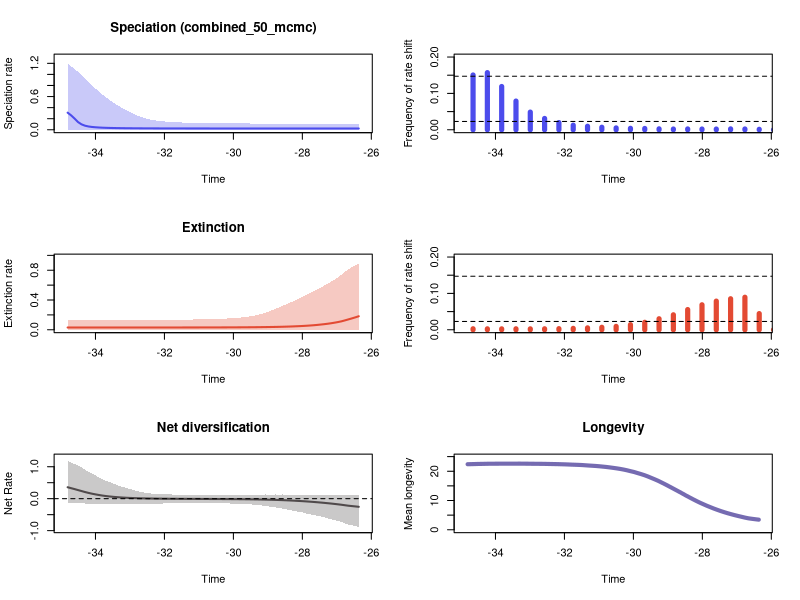

This chart was generated by the following R code:


pdf(file='nimr_eu/RTT_plots.pdf',width=10, height=15)
par(mfrow=c(3,2))
library(scales)

time=c(-26.36371828235294, -26.464234847058826,-26.564751411764703,-26.665267976470588,-26.765784541176473,-26.86630110588235,-26.966817670588235,-27.06733423529412,-27.167850799999997,-27.26836736470588,-27.368883929411766,-27.46940049411765,-27.569917058823528,-27.670433623529412,-27.770950188235297,-27.871466752941174,-27.97198331764706,-28.072499882352943,-28.17301644705882,-28.273533011764705,-28.37404957647059,-28.474566141176467,-28.57508270588235,-28.675599270588236,-28.77611583529412,-28.8766324,-28.977148964705883,-29.077665529411767,-29.178182094117645,-29.27869865882353,-29.379215223529414,-29.47973178823529,-29.580248352941176,-29.68076491764706,-29.781281482352938,-29.881798047058822,-29.982314611764707,-30.08283117647059,-30.18334774117647,-30.283864305882354,-30.384380870588238,-30.484897435294116,-30.585414,-30.685930564705885,-30.786447129411762,-30.886963694117647,-30.98748025882353,-31.08799682352941,-31.188513388235293,-31.289029952941178,-31.389546517647062,-31.49006308235294,-31.590579647058824,-31.69109621176471,-31.791612776470586,-31.89212934117647,-31.992645905882355,-32.09316247058823,-32.19367903529412,-32.2941956,-32.39471216470588,-32.495228729411764,-32.59574529411765,-32.696261858823526,-32.79677842352941,-32.897294988235295,-32.99781155294117,-33.09832811764706,-33.19884468235294,-33.299361247058826,-33.3998778117647,-33.50039437647059,-33.60091094117647,-33.70142750588235,-33.801944070588235,-33.90246063529412,-34.0029772,-34.10349376470588,-34.204010329411766,-34.30452689411764,-34.40504345882353,-34.50556002352941,-34.6060765882353,-34.706593152941174,-34.80710971764706)
rate=c(0.023158612732199997, 0.0231544315812,0.023139346009900003,0.023133092646350002,0.02313170423755,0.02312089675365,0.023120105804,0.02311714167645,0.0231092172261,0.02310722243465,0.0231042285624,0.0231005124249,0.02309946146755,0.0230975423315,0.023096158855700002,0.023094421787249998,0.023094588811400002,0.023093594402950002,0.023089911457199998,0.023089715310650002,0.023087049624200003,0.023094421787249998,0.02309674397685,0.0230977433404,0.023105542331950002,0.023105722718000002,0.02310793812255,0.02311714167645,0.0231202637944,0.0231262343367,0.0231521818255,0.0231662935033,0.02317356462125,0.023182676527799997,0.02320386844255,0.0232172044728,0.0232251570266,0.0232422531496,0.02325595394945,0.023276278293,0.023305346029,0.0233341325371,0.0233632361947,0.0234009483919,0.02343389837505,0.023477677890349997,0.0235166591293,0.023558298499999998,0.02360648078885,0.023674127479200002,0.02374600485055,0.02383783176075,0.023931436580700002,0.0240117528203,0.02410997908625,0.0242117120716,0.024332838732799997,0.0244844919452,0.02464404170325,0.024828629288249998,0.025052163705350003,0.0253212751255,0.02559613666565,0.0259530146542,0.02636532818175,0.0267973183509,0.02730498549425,0.027897157169,0.0286510027775,0.02951083166315,0.03056643832075,0.03185108449575,0.03333399926755,0.03523029189065,0.03758916148,0.0408689517121,0.0452379657276,0.0509091019062,0.059619284980099996,0.07381742098710001,0.0982700821169,0.139013072223,0.20221951857050002,0.260637877199,0.309111999925)
minHPD=c(6.37769630002e-07, 6.37769630002e-07,6.37769630002e-07,6.37769630002e-07,6.37769630002e-07,6.37769630002e-07,6.37769630002e-07,6.37769630002e-07,6.37769630002e-07,6.37769630002e-07,6.37769630002e-07,6.37769630002e-07,6.37769630002e-07,6.37769630002e-07,6.37769630002e-07,6.37769630002e-07,6.37769630002e-07,6.37769630002e-07,6.37769630002e-07,6.37769630002e-07,6.37769630002e-07,6.37769630002e-07,6.37769630002e-07,6.37769630002e-07,6.37769630002e-07,6.37769630002e-07,6.37769630002e-07,6.37769630002e-07,6.37769630002e-07,6.37769630002e-07,6.37769630002e-07,6.37769630002e-07,6.37769630002e-07,6.37769630002e-07,6.37769630002e-07,6.37769630002e-07,6.37769630002e-07,6.37769630002e-07,6.37769630002e-07,6.37769630002e-07,6.37769630002e-07,6.37769630002e-07,6.37769630002e-07,6.37769630002e-07,6.37769630002e-07,6.37769630002e-07,6.37769630002e-07,6.37769630002e-07,6.37769630002e-07,6.37769630002e-07,6.37769630002e-07,6.37769630002e-07,6.37769630002e-07,6.37769630002e-07,6.37769630002e-07,6.37769630002e-07,6.37769630002e-07,6.37769630002e-07,6.37769630002e-07,6.37769630002e-07,6.37769630002e-07,6.37769630002e-07,6.37769630002e-07,6.37769630002e-07,6.37769630002e-07,6.37769630002e-07,6.37769630002e-07,6.37769630002e-07,6.37769630002e-07,6.37769630002e-07,6.37769630002e-07,6.37769630002e-07,6.37769630002e-07,6.37769630002e-07,6.37769630002e-07,6.37769630002e-07,6.37769630002e-07,6.37769630002e-07,6.37769630002e-07,6.37769630002e-07,6.37769630002e-07,6.37769630002e-07,6.37769630002e-07,6.37769630002e-07,6.37769630002e-07)
maxHPD=c(0.112325427017, 0.11224319784,0.11206448331,0.111942849802,0.111939178051,0.111837580339,0.11175676624,0.111744036625,0.111692959276,0.111620121965,0.111577385867,0.111600074092,0.11159402916,0.11155519933,0.111561245882,0.111554034519,0.111540270995,0.111544549687,0.111544549687,0.111544549687,0.11155519933,0.111582173544,0.111650257318,0.111795505625,0.111941052483,0.112023846822,0.112147315737,0.112387599254,0.112512127873,0.112730039294,0.1130194099,0.113247415182,0.113576149398,0.113994804432,0.114422861442,0.114863801647,0.115192680361,0.115676407493,0.11612862495,0.116554162173,0.117117540729,0.117683508565,0.11851181458,0.11938472607,0.120305455388,0.121401471362,0.122926934821,0.124243074389,0.125913328728,0.127658041812,0.129377918495,0.131680531884,0.134548236714,0.137712056804,0.140895280091,0.144965418625,0.149879169223,0.155749984877,0.163210782627,0.171012215867,0.182927284906,0.196853560104,0.213264379315,0.235495948405,0.261671805302,0.291040758242,0.319235517587,0.351935085573,0.384718790552,0.421460402077,0.458347192928,0.499646734545,0.543634624753,0.587857276915,0.637913425335,0.692287827012,0.745687775338,0.803359262984,0.864696687107,0.923774954535,0.991681060503,1.04567370697,1.1000353917,1.14450136651,1.19454212971)
plot(time,time,type = 'n', ylim = c(0, 1.3139963426810002), xlim = c(-34.857368,-26.31346), ylab = 'Speciation rate', xlab = 'Time',main='Speciation (combined_50_mcmc)' )
polygon(c(time, rev(time)), c(maxHPD, rev(minHPD)), col = alpha('#4c4cec',0.3), border = NA)
lines(time,rate, col = '#4c4cec', lwd=2)
mids=c(-0.20748433333333333, -0.6224529999999999,-1.0374216666666665,-1.4523903333333332,-1.867359,-2.2823276666666663,-2.697296333333333,-3.112265,-3.5272336666666666,-3.9422023333333334,-4.357171,-4.772139666666666,-5.187108333333333,-5.6020769999999995,-6.017045666666666,-6.432014333333333,-6.846983,-7.261951666666667,-7.676920333333333,-8.091889,-8.506857666666667,-8.921826333333334,-9.336795,-9.751763666666665,-10.166732333333332,-10.581700999999999,-10.996669666666666,-11.411638333333332,-11.826607,-12.241575666666666,-12.656544333333333,-13.071513,-13.486481666666666,-13.901450333333333,-14.316419,-14.731387666666667,-15.146356333333333,-15.561325,-15.976293666666667,-16.391262333333334,-16.806231,-17.221199666666667,-17.636168333333334,-18.051137,-18.466105666666667,-18.881074333333334,-19.296043,-19.711011666666664,-20.12598033333333,-20.540948999999998,-20.955917666666664,-21.37088633333333,-21.785854999999998,-22.200823666666665,-22.61579233333333,-23.030761,-23.445729666666665,-23.860698333333332,-24.275667,-24.690635666666665,-25.105604333333332,-25.520573,-25.935541666666666,-26.350510333333332,-26.765479,-27.180447666666666,-27.595416333333333,-28.010385,-28.425353666666666,-28.840322333333333,-29.255291,-29.670259666666666,-30.085228333333333,-30.500197,-30.915165666666667,-31.330134333333334,-31.745103,-32.16007166666667,-32.575040333333334,-32.990009,-33.40497766666667,-33.819946333333334,-34.234915,-34.64988366666667)
counts=c(0.0, 0.0,0.0,0.0,0.0,0.0,0.0,0.0,0.0,0.0,0.0,0.0,0.0,0.0,0.0,0.0,0.0,0.0,0.0,0.0,0.0,0.0,0.0,0.0,0.0,0.0,0.0,0.0,0.0,0.0,0.0,0.0,0.0,0.0,0.0,0.0,0.0,0.0,0.0,0.0,0.0,0.0,0.0,0.0,0.0,0.0,0.0,0.0,0.0,0.0,0.0,0.0,0.0,0.0,0.0,0.0,0.0,0.0,0.0,0.0,0.0,0.0,0.0,0.0012625250501002005,0.0021943887775551104,0.002444889779559118,0.002024048096192385,0.002054108216432866,0.0023246492985971945,0.0020440881763527053,0.0026052104208416833,0.003597194388777555,0.003997995991983968,0.005110220440881764,0.006953907815631263,0.00966933867735471,0.012635270541082164,0.019849699398797594,0.031132264529058117,0.04857715430861723,0.0788877755511022,0.11895791583166333,0.157124248496994,0.15060120240480962)
plot(mids,counts,type = 'h', xlim = c(-34.857368,-26.31346), ylim=c(0,0.2), ylab = 'Frequency of rate shift', xlab = 'Time',lwd=5,col='#4c4cec')
bf2 = 0.022829719082193948
bf6 = 0.14721695723815065
abline(h=bf2, lty=2)
abline(h=bf6, lty=2)

time=c(-26.36371828235294, -26.464234847058826,-26.564751411764703,-26.665267976470588,-26.765784541176473,-26.86630110588235,-26.966817670588235,-27.06733423529412,-27.167850799999997,-27.26836736470588,-27.368883929411766,-27.46940049411765,-27.569917058823528,-27.670433623529412,-27.770950188235297,-27.871466752941174,-27.97198331764706,-28.072499882352943,-28.17301644705882,-28.273533011764705,-28.37404957647059,-28.474566141176467,-28.57508270588235,-28.675599270588236,-28.77611583529412,-28.8766324,-28.977148964705883,-29.077665529411767,-29.178182094117645,-29.27869865882353,-29.379215223529414,-29.47973178823529,-29.580248352941176,-29.68076491764706,-29.781281482352938,-29.881798047058822,-29.982314611764707,-30.08283117647059,-30.18334774117647,-30.283864305882354,-30.384380870588238,-30.484897435294116,-30.585414,-30.685930564705885,-30.786447129411762,-30.886963694117647,-30.98748025882353,-31.08799682352941,-31.188513388235293,-31.289029952941178,-31.389546517647062,-31.49006308235294,-31.590579647058824,-31.69109621176471,-31.791612776470586,-31.89212934117647,-31.992645905882355,-32.09316247058823,-32.19367903529412,-32.2941956,-32.39471216470588,-32.495228729411764,-32.59574529411765,-32.696261858823526,-32.79677842352941,-32.897294988235295,-32.99781155294117,-33.09832811764706,-33.19884468235294,-33.299361247058826,-33.3998778117647,-33.50039437647059,-33.60091094117647,-33.70142750588235,-33.801944070588235,-33.90246063529412,-34.0029772,-34.10349376470588,-34.204010329411766,-34.30452689411764,-34.40504345882353,-34.50556002352941,-34.6060765882353,-34.706593152941174,-34.80710971764706)
rate=c(0.1819329925755, 0.16663400188,0.152541967285,0.1393923711865,0.1259486775705,0.1134402088465,0.103641213814,0.09524627959015,0.0874775803782,0.08087630659155,0.07509914814475,0.07004624463065,0.06517119227929999,0.060962061507300006,0.057440880852749995,0.0543371227736,0.05152735756455,0.04910875258,0.0471058543619,0.0450763223994,0.043362443308100004,0.04188426308595,0.04051544540875,0.039388347704249996,0.0384010091638,0.0375588716852,0.0367751969527,0.03607341885485,0.0354331659296,0.034795773239649996,0.034269055524050004,0.03386968817035,0.03351765212655,0.03317263441315,0.03286378703055,0.0326109341301,0.0323838616691,0.032198389025349994,0.0319960079908,0.031821622354999995,0.0316869797122,0.03155834675985,0.031467684852899996,0.031360468714950004,0.0312546684219,0.031166467715149998,0.0310979619801,0.031043143467,0.03098128348615,0.030922605367300002,0.030875726782750003,0.030814892750800002,0.0307749281169,0.03073255137895,0.0307027970818,0.0306697145267,0.030634306267,0.03060995810705,0.03058412020525,0.0305723537734,0.03054897411225,0.0305311793715,0.0305133845869,0.030502407954300002,0.03049290263545,0.03049053193935,0.0304843849878,0.03047367034385,0.0304677259389,0.0304565352496,0.03046433191125,0.030462601268400002,0.030451917221399998,0.030454791137249998,0.0304554607868,0.030465172906400002,0.0304720250263,0.0304720250263,0.03047499747325,0.03048398813425,0.0304885997832,0.03050101063895,0.030515882426949997,0.0305183170731,0.030530373876099998)
minHPD=c(5.02126475906e-06, 5.02126475906e-06,5.02126475906e-06,5.02126475906e-06,5.02126475906e-06,5.02126475906e-06,5.02126475906e-06,5.02126475906e-06,5.02126475906e-06,5.02126475906e-06,5.02126475906e-06,5.02126475906e-06,5.02126475906e-06,5.70007618638e-06,5.02126475906e-06,5.02126475906e-06,5.02126475906e-06,5.02126475906e-06,5.02126475906e-06,5.02126475906e-06,5.02126475906e-06,5.02126475906e-06,5.02126475906e-06,5.02126475906e-06,5.02126475906e-06,5.02126475906e-06,5.02126475906e-06,5.02126475906e-06,5.02126475906e-06,5.02126475906e-06,4.61012829908e-06,4.61012829908e-06,4.61012829908e-06,4.61012829908e-06,4.61012829908e-06,4.61012829908e-06,4.61012829908e-06,4.61012829908e-06,4.61012829908e-06,4.61012829908e-06,4.61012829908e-06,4.61012829908e-06,4.61012829908e-06,4.61012829908e-06,4.61012829908e-06,4.61012829908e-06,5.02126475906e-06,4.61012829908e-06,4.61012829908e-06,4.61012829908e-06,4.61012829908e-06,5.02126475906e-06,4.61012829908e-06,4.61012829908e-06,4.61012829908e-06,4.61012829908e-06,4.61012829908e-06,4.61012829908e-06,4.61012829908e-06,4.61012829908e-06,4.61012829908e-06,4.61012829908e-06,4.61012829908e-06,4.61012829908e-06,4.61012829908e-06,4.61012829908e-06,4.61012829908e-06,4.61012829908e-06,4.61012829908e-06,4.61012829908e-06,5.02126475906e-06,4.61012829908e-06,5.70007618638e-06,5.70007618638e-06,4.61012829908e-06,4.61012829908e-06,4.61012829908e-06,4.61012829908e-06,4.61012829908e-06,4.61012829908e-06,4.61012829908e-06,4.61012829908e-06,4.61012829908e-06,4.61012829908e-06,4.61012829908e-06)
maxHPD=c(0.888687748054, 0.864268167437,0.839531998444,0.815432904986,0.776818621191,0.738803479998,0.705936401823,0.675448395463,0.646757280088,0.619170347596,0.592635807389,0.56698971803,0.541456858641,0.516718828219,0.492206183907,0.470098681362,0.446915063413,0.426269225567,0.403435483111,0.381878524913,0.361247829356,0.34027639618,0.320766712495,0.300404636408,0.282011362956,0.263889192199,0.245730847076,0.229575361199,0.2154005997,0.201473242837,0.191470710414,0.183171432945,0.176005194913,0.169783577621,0.165223293195,0.160887976844,0.157160095069,0.154490922145,0.15153665274,0.148889880019,0.147033271988,0.145431542599,0.14410874303,0.142755972371,0.141256491707,0.140298762957,0.139544952779,0.138832355375,0.138004278142,0.137517080005,0.136960622095,0.136388285772,0.136000733082,0.13560819295,0.135298918298,0.134938063676,0.134625053589,0.134389064805,0.134127444348,0.133923947404,0.133772454788,0.133549798435,0.13342087877,0.133326908767,0.133233618935,0.133204160502,0.13308554726,0.132906591168,0.132856994844,0.132800956016,0.132821483258,0.132821483258,0.132821483258,0.132821483258,0.132800956016,0.132802712375,0.132838936256,0.132854429905,0.132892919211,0.133031489733,0.133197077343,0.133217345299,0.133346138473,0.133416119595,0.133480207427)
plot(time,time,type = 'n', ylim = c(0, 0.9775565228594001), xlim = c(-34.857368,-26.31346), ylab = 'Extinction rate', xlab = 'Time',main='Extinction' )
polygon(c(time, rev(time)), c(maxHPD, rev(minHPD)), col = alpha('#e34a33',0.3), border = NA)
lines(time,rate, col = '#e34a33', lwd=2)
mids=c(-0.20748433333333333, -0.6224529999999999,-1.0374216666666665,-1.4523903333333332,-1.867359,-2.2823276666666663,-2.697296333333333,-3.112265,-3.5272336666666666,-3.9422023333333334,-4.357171,-4.772139666666666,-5.187108333333333,-5.6020769999999995,-6.017045666666666,-6.432014333333333,-6.846983,-7.261951666666667,-7.676920333333333,-8.091889,-8.506857666666667,-8.921826333333334,-9.336795,-9.751763666666665,-10.166732333333332,-10.581700999999999,-10.996669666666666,-11.411638333333332,-11.826607,-12.241575666666666,-12.656544333333333,-13.071513,-13.486481666666666,-13.901450333333333,-14.316419,-14.731387666666667,-15.146356333333333,-15.561325,-15.976293666666667,-16.391262333333334,-16.806231,-17.221199666666667,-17.636168333333334,-18.051137,-18.466105666666667,-18.881074333333334,-19.296043,-19.711011666666664,-20.12598033333333,-20.540948999999998,-20.955917666666664,-21.37088633333333,-21.785854999999998,-22.200823666666665,-22.61579233333333,-23.030761,-23.445729666666665,-23.860698333333332,-24.275667,-24.690635666666665,-25.105604333333332,-25.520573,-25.935541666666666,-26.350510333333332,-26.765479,-27.180447666666666,-27.595416333333333,-28.010385,-28.425353666666666,-28.840322333333333,-29.255291,-29.670259666666666,-30.085228333333333,-30.500197,-30.915165666666667,-31.330134333333334,-31.745103,-32.16007166666667,-32.575040333333334,-32.990009,-33.40497766666667,-33.819946333333334,-34.234915,-34.64988366666667)
counts=c(0.0, 0.0,0.0,0.0,0.0,0.0,0.0,0.0,0.0,0.0,0.0,0.0,0.0,0.0,0.0,0.0,0.0,0.0,0.0,0.0,0.0,0.0,0.0,0.0,0.0,0.0,0.0,0.0,0.0,0.0,0.0,0.0,0.0,0.0,0.0,0.0,0.0,0.0,0.0,0.0,0.0,0.0,0.0,0.0,0.0,0.0,0.0,0.0,0.0,0.0,0.0,0.0,0.0,0.0,0.0,0.0,0.0,0.0,0.0,0.0,0.0,0.0,0.0,0.044458917835671345,0.08943887775551103,0.08528056112224448,0.07879759519038076,0.06867735470941884,0.055561122244488975,0.041162324649298594,0.03028056112224449,0.020541082164328657,0.014008016032064129,0.009288577154308617,0.006823647294589178,0.0052304609218436875,0.0038476953907815633,0.003066132264529058,0.0027054108216432865,0.002535070140280561,0.002685370741482966,0.002535070140280561,0.0025951903807615233,0.002745490981963928)
plot(mids,counts,type = 'h', xlim = c(-34.857368,-26.31346), ylim=c(0,0.2), ylab = 'Frequency of rate shift', xlab = 'Time',lwd=5,col='#e34a33')
abline(h=bf2, lty=2)
abline(h=bf6, lty=2)
#Net Diversification Rate
time=c(-26.36371828235294, -26.464234847058826,-26.564751411764703,-26.665267976470588,-26.765784541176473,-26.86630110588235,-26.966817670588235,-27.06733423529412,-27.167850799999997,-27.26836736470588,-27.368883929411766,-27.46940049411765,-27.569917058823528,-27.670433623529412,-27.770950188235297,-27.871466752941174,-27.97198331764706,-28.072499882352943,-28.17301644705882,-28.273533011764705,-28.37404957647059,-28.474566141176467,-28.57508270588235,-28.675599270588236,-28.77611583529412,-28.8766324,-28.977148964705883,-29.077665529411767,-29.178182094117645,-29.27869865882353,-29.379215223529414,-29.47973178823529,-29.580248352941176,-29.68076491764706,-29.781281482352938,-29.881798047058822,-29.982314611764707,-30.08283117647059,-30.18334774117647,-30.283864305882354,-30.384380870588238,-30.484897435294116,-30.585414,-30.685930564705885,-30.786447129411762,-30.886963694117647,-30.98748025882353,-31.08799682352941,-31.188513388235293,-31.289029952941178,-31.389546517647062,-31.49006308235294,-31.590579647058824,-31.69109621176471,-31.791612776470586,-31.89212934117647,-31.992645905882355,-32.09316247058823,-32.19367903529412,-32.2941956,-32.39471216470588,-32.495228729411764,-32.59574529411765,-32.696261858823526,-32.79677842352941,-32.897294988235295,-32.99781155294117,-33.09832811764706,-33.19884468235294,-33.299361247058826,-33.3998778117647,-33.50039437647059,-33.60091094117647,-33.70142750588235,-33.801944070588235,-33.90246063529412,-34.0029772,-34.10349376470588,-34.204010329411766,-34.30452689411764,-34.40504345882353,-34.50556002352941,-34.6060765882353,-34.706593152941174,-34.80710971764706)
net_rate=c(-0.25404652380604736, -0.24262665801934508,-0.23135260482325257,-0.22016281136360696,-0.2051452101420901,-0.18989119133095464,-0.1766908864645569,-0.16425271840639497,-0.15235054764714062,-0.14150052453498296,-0.13087340295733407,-0.12092029168631695,-0.11141010083299505,-0.10263917309715453,-0.09416560517372866,-0.08664185352961878,-0.07934562217223912,-0.07283484151862384,-0.06653198273094539,-0.06064656107452353,-0.055242594551446325,-0.05038917634314324,-0.04576499480339309,-0.041712266336587055,-0.03808988738173433,-0.03482642418730059,-0.03184026899276624,-0.029108975695505832,-0.026735633667266823,-0.024509161043549776,-0.022649601557786846,-0.02096662610492791,-0.019373351606820254,-0.017992329473193576,-0.016825871156644388,-0.015804618184575858,-0.014766670703620338,-0.013977815134249394,-0.013130342032699648,-0.01238086837204113,-0.011728126793846383,-0.01113184051467296,-0.01055455890479407,-0.009963158382513526,-0.009422465592133004,-0.008908481232799723,-0.008344393289008035,-0.0077633948922206574,-0.007238290202864068,-0.006676884336331509,-0.006019164135538977,-0.005307881645500395,-0.00451897072991815,-0.0038279874198426656,-0.0030231230911969354,-0.0021209300598468072,-0.001085681558921015,0.00015171679607367457,0.0015401709398644948,0.00307847506264239,0.0048924679733890605,0.006880460848798389,0.009112755399633346,0.011875498830634672,0.01513237663249111,0.01896843974030648,0.023119629984672877,0.028198800632986812,0.03405221985317698,0.04136328607537307,0.04947541751389522,0.05911386023264564,0.07000212378542103,0.0827524361336625,0.09776200107735983,0.11554473831309951,0.1350873192625529,0.15612513057801647,0.1810359765934656,0.20819860988291705,0.23870355136329277,0.2688014125737269,0.29972216452252554,0.3283974577360668,0.3578083506631274)
net_minHPD=c(-0.884603610919, -0.8627676654732,-0.8314117842993399,-0.8079675397794001,-0.770661748632,-0.7311003553258,-0.6998089565944,-0.6652427330524701,-0.647561608529,-0.6107387621184001,-0.5842875006816,-0.5563962259799999,-0.5338127482889999,-0.5114625059447,-0.48590998116560996,-0.46660292608320003,-0.4362595023364,-0.41906442566609997,-0.39644858895470003,-0.37633990241030996,-0.3562279199276,-0.3340985260111,-0.30853945980073,-0.29690927185570004,-0.27285494190526,-0.26429788342596,-0.2437051457499,-0.222028423042,-0.212720995571814,-0.19899354235445,-0.18709009765850002,-0.1799941202862,-0.16887405198619998,-0.167906514185,-0.16402509400760001,-0.15784720529293,-0.1551622189717,-0.1514044709104,-0.1484653327875,-0.14852893681669999,-0.14387892943907998,-0.14303596398822,-0.1419451680321,-0.14371796274431,-0.1406025275908,-0.14055716232871998,-0.14105502812903,-0.1419451680321,-0.14303596398822,-0.1430918318342,-0.14094667731653002,-0.1441794429339,-0.1442343715534,-0.1443641021363,-0.1452593173162,-0.14768488840229999,-0.1493652781987,-0.15199113027607,-0.1526991867662,-0.15653832575847001,-0.16625496274829998,-0.16233143882704001,-0.1657575736948,-0.167903439873,-0.1678885291385,-0.166244987553,-0.1574972760743,-0.1623124753842,-0.16145064832584,-0.1643820824292,-0.1571031965151,-0.15736403671080001,-0.15624098653139998,-0.16153381324709998,-0.16505521135965198,-0.15580500767549998,-0.15175984570999002,-0.15175984570999002,-0.155404441086,-0.1507574983071,-0.13757129249070002,-0.1368270234747,-0.1377384708146,-0.1344633828104,-0.12998593293236)
net_maxHPD=c(0.1068242697706, 0.10444772385621999,0.11320797327380001,0.11103938102799998,0.1108599700712,0.1128933798075,0.1135371983281,0.1177054985087,0.10739223296770001,0.11817036869539999,0.1187868999699,0.12124037540440001,0.1195298684178,0.11871672432066,0.11914213178597,0.11871672432066,0.12523786364929998,0.12227099888526001,0.1243803881043,0.1231242175499,0.12340005495680001,0.12505826557868,0.131122292948,0.1250306073277,0.131083697044,0.1223696700634,0.12654866004120002,0.13118829036044,0.1255421672307,0.1251297895043,0.1250306073277,0.12262371910837,0.12504178949492,0.11893385416010001,0.11732891643552,0.1187226254783,0.11677425283259998,0.11711662895300001,0.11687862911845,0.1142809475277,0.1168006012161,0.1163095336455,0.116727607447,0.1142809475277,0.11687862911845,0.1171243308076,0.1171243308076,0.11732891643552,0.11732891643552,0.11887094034277,0.12262371910837,0.121472732018,0.12505826557868,0.12827349142353,0.13097247634814,0.1329647709026,0.1372635346128,0.14200556098740003,0.1498202194965,0.1564542317355,0.1606900744516,0.17980965455311,0.19395149457584,0.213294262249,0.2392097259255,0.26886239068143003,0.3071631469794,0.3305336169767,0.3636916190633,0.39730909090086,0.44254916822058,0.48132775648599996,0.5225772537633999,0.56313964328778,0.60965382790656,0.6724051384555001,0.7280243282484,0.78350973672965,0.8409182390944,0.9035107212775,0.9813468545160999,1.0354070167702,1.0856635977645999,1.133025770586,1.1845761415654)
plot(time,time,type = 'n', ylim = c(-0.9730639720109, 1.30303375572194), xlim = c(-34.857368,-26.31346), ylab = 'Net Rate', xlab = 'Time',lwd=2, main='Net diversification', col= '#504A4B' )
polygon(c(time, rev(time)), c(net_maxHPD, rev(net_minHPD)), col = alpha('#504A4B',0.3), border = NA)
lines(time,net_rate, col = '#504A4B', lwd=2)
abline(h=0,lty=2)


time=c(-26.36371828235294, -26.464234847058826,-26.564751411764703,-26.665267976470588,-26.765784541176473,-26.86630110588235,-26.966817670588235,-27.06733423529412,-27.167850799999997,-27.26836736470588,-27.368883929411766,-27.46940049411765,-27.569917058823528,-27.670433623529412,-27.770950188235297,-27.871466752941174,-27.97198331764706,-28.072499882352943,-28.17301644705882,-28.273533011764705,-28.37404957647059,-28.474566141176467,-28.57508270588235,-28.675599270588236,-28.77611583529412,-28.8766324,-28.977148964705883,-29.077665529411767,-29.178182094117645,-29.27869865882353,-29.379215223529414,-29.47973178823529,-29.580248352941176,-29.68076491764706,-29.781281482352938,-29.881798047058822,-29.982314611764707,-30.08283117647059,-30.18334774117647,-30.283864305882354,-30.384380870588238,-30.484897435294116,-30.585414,-30.685930564705885,-30.786447129411762,-30.886963694117647,-30.98748025882353,-31.08799682352941,-31.188513388235293,-31.289029952941178,-31.389546517647062,-31.49006308235294,-31.590579647058824,-31.69109621176471,-31.791612776470586,-31.89212934117647,-31.992645905882355,-32.09316247058823,-32.19367903529412,-32.2941956,-32.39471216470588,-32.495228729411764,-32.59574529411765,-32.696261858823526,-32.79677842352941,-32.897294988235295,-32.99781155294117,-33.09832811764706,-33.19884468235294,-33.299361247058826,-33.3998778117647,-33.50039437647059,-33.60091094117647,-33.70142750588235,-33.801944070588235,-33.90246063529412,-34.0029772,-34.10349376470588,-34.204010329411766,-34.30452689411764,-34.40504345882353,-34.50556002352941,-34.6060765882353,-34.706593152941174,-34.80710971764706)
rate=c(3.4555061032018894, 3.597716075886079,3.7504412581660995,3.9152872063756647,4.160219854111654,4.442867461491026,4.720273508841837,5.014996130086242,5.333727564188104,5.661967680011662,6.024870709740911,6.409291651038937,6.825724329315215,7.2612710967390495,7.737473893572006,8.21609850745235,8.740884408846794,9.268118644261834,9.844039792437268,10.449095509164678,11.07362906925088,11.699410423392086,12.36549413301808,13.013620025776518,13.649720450750323,14.283323006030672,14.912072150616552,15.535297725927347,16.124353728771734,16.713440801198885,17.230162722985252,17.723791869549157,18.217712190637574,18.658739206271463,19.040434043310224,19.38875750459128,19.748886238085532,20.025558722551267,20.321309728393214,20.577899702405034,20.79650092203024,20.98627099576738,21.151521402717194,21.3150642082208,21.463938375142217,21.582432252017938,21.70116313220663,21.801041838703057,21.878786480192367,21.95091059209977,22.035913841334633,22.120052174664806,22.174651825765846,22.22021614644611,22.26130920306748,22.314137979239145,22.35853690125675,22.39136551449919,22.429122860149068,22.450411697369994,22.476374599746393,22.500233811734514,22.524522023315754,22.536194434870566,22.546885492490443,22.552865816774098,22.567196511524543,22.58249098164969,22.590802494969715,22.59949065984775,22.59488049896079,22.590642661443503,22.597269149650863,22.592972083141042,22.59308987269773,22.586023001763532,22.57514273979005,22.572861545445093,22.562216765421717,22.537162127690486,22.5133226458577,22.497636706927523,22.457120886654415,22.42888824818719,22.39877020718696)
minHPD=c(3.4555061032018894, 3.597716075886079,3.7504412581660995,3.9152872063756647,4.160219854111654,4.442867461491026,4.720273508841837,5.014996130086242,5.333727564188104,5.661967680011662,6.024870709740911,6.409291651038937,6.825724329315215,7.2612710967390495,7.737473893572006,8.21609850745235,8.740884408846794,9.268118644261834,9.844039792437268,10.449095509164678,11.07362906925088,11.699410423392086,12.36549413301808,13.013620025776518,13.649720450750323,14.283323006030672,14.912072150616552,15.535297725927347,16.124353728771734,16.713440801198885,17.230162722985252,17.723791869549157,18.217712190637574,18.658739206271463,19.040434043310224,19.38875750459128,19.748886238085532,20.025558722551267,20.321309728393214,20.577899702405034,20.79650092203024,20.98627099576738,21.151521402717194,21.3150642082208,21.463938375142217,21.582432252017938,21.70116313220663,21.801041838703057,21.878786480192367,21.95091059209977,22.035913841334633,22.120052174664806,22.174651825765846,22.22021614644611,22.26130920306748,22.314137979239145,22.35853690125675,22.39136551449919,22.429122860149068,22.450411697369994,22.476374599746393,22.500233811734514,22.524522023315754,22.536194434870566,22.546885492490443,22.552865816774098,22.567196511524543,22.58249098164969,22.590802494969715,22.59949065984775,22.59488049896079,22.590642661443503,22.597269149650863,22.592972083141042,22.59308987269773,22.586023001763532,22.57514273979005,22.572861545445093,22.562216765421717,22.537162127690486,22.5133226458577,22.497636706927523,22.457120886654415,22.42888824818719,22.39877020718696)
maxHPD=c(3.4555061032018894, 3.597716075886079,3.7504412581660995,3.9152872063756647,4.160219854111654,4.442867461491026,4.720273508841837,5.014996130086242,5.333727564188104,5.661967680011662,6.024870709740911,6.409291651038937,6.825724329315215,7.2612710967390495,7.737473893572006,8.21609850745235,8.740884408846794,9.268118644261834,9.844039792437268,10.449095509164678,11.07362906925088,11.699410423392086,12.36549413301808,13.013620025776518,13.649720450750323,14.283323006030672,14.912072150616552,15.535297725927347,16.124353728771734,16.713440801198885,17.230162722985252,17.723791869549157,18.217712190637574,18.658739206271463,19.040434043310224,19.38875750459128,19.748886238085532,20.025558722551267,20.321309728393214,20.577899702405034,20.79650092203024,20.98627099576738,21.151521402717194,21.3150642082208,21.463938375142217,21.582432252017938,21.70116313220663,21.801041838703057,21.878786480192367,21.95091059209977,22.035913841334633,22.120052174664806,22.174651825765846,22.22021614644611,22.26130920306748,22.314137979239145,22.35853690125675,22.39136551449919,22.429122860149068,22.450411697369994,22.476374599746393,22.500233811734514,22.524522023315754,22.536194434870566,22.546885492490443,22.552865816774098,22.567196511524543,22.58249098164969,22.590802494969715,22.59949065984775,22.59488049896079,22.590642661443503,22.597269149650863,22.592972083141042,22.59308987269773,22.586023001763532,22.57514273979005,22.572861545445093,22.562216765421717,22.537162127690486,22.5133226458577,22.497636706927523,22.457120886654415,22.42888824818719,22.39877020718696)
plot(time,time,type = 'n', ylim = c(0, 24.859439725832527), xlim = c(-34.857368,-26.31346), ylab = 'Mean longevity', xlab = 'Time',main='Longevity' )
polygon(c(time, rev(time)), c(maxHPD, rev(minHPD)), col = alpha('#756bb1',0.3), border = NA)
lines(time,rate, col = '#756bb1', lwd=4)

n <- dev.off()
